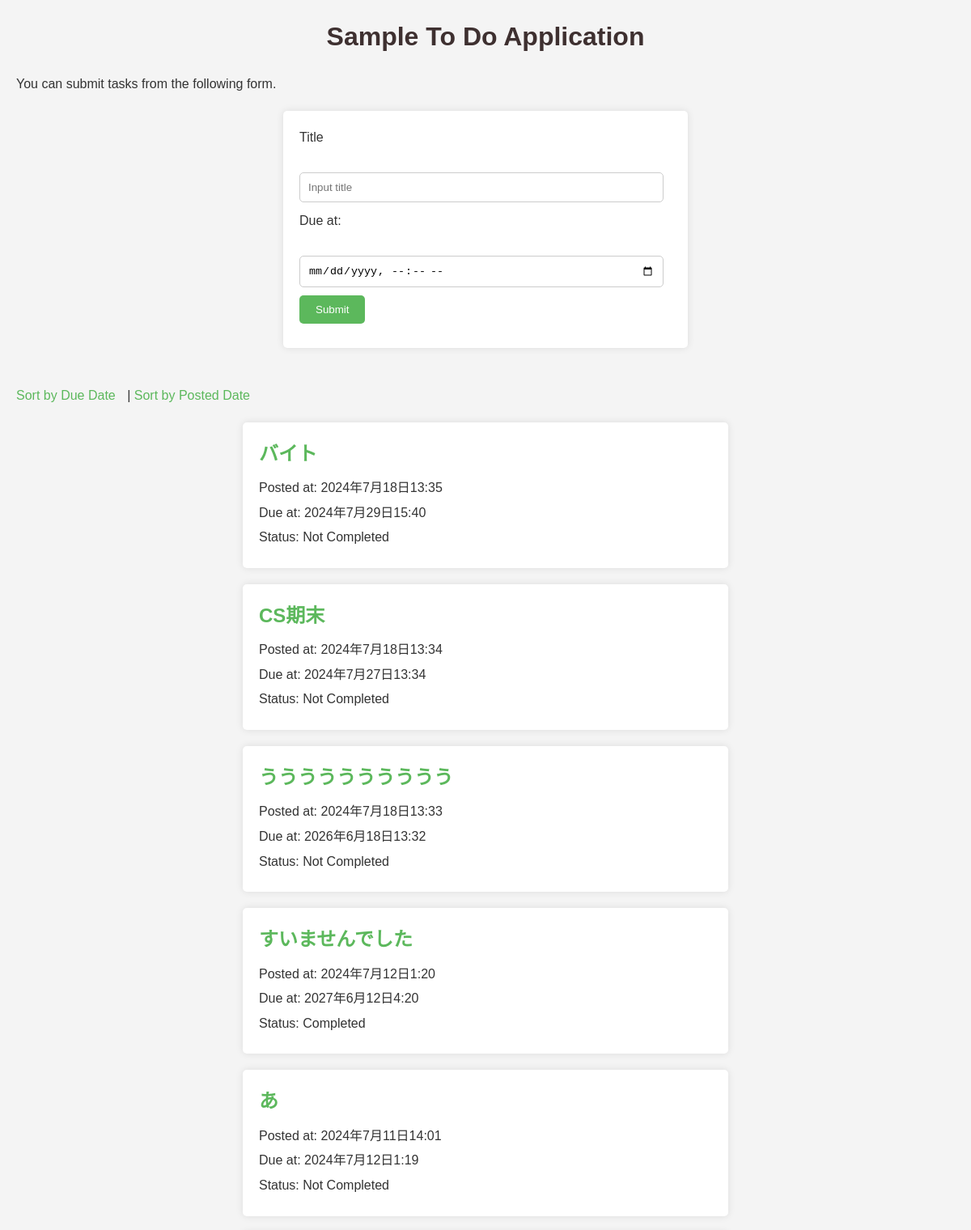
Before: / (upper part) with the older database file.
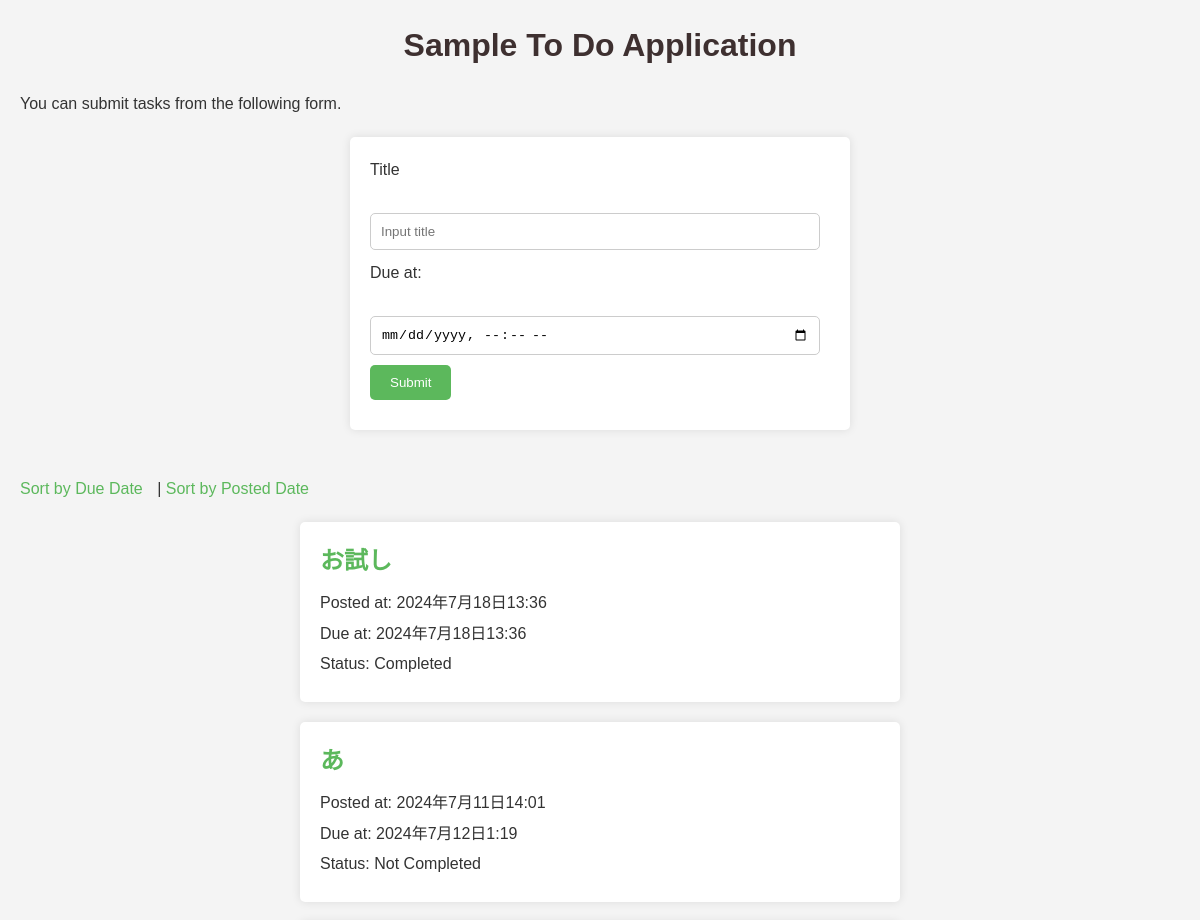
After: the same page with the newer database file.
### todo/models.py (models this page shows, shortened)
class Task(models.Model):
    title = models.CharField(max_length=100)
    completed = models.BooleanField(default=False)
    posted_at = models.DateTimeField(default=timezone.now)
    due_at = models.DateTimeField(null=True, blank=True)

### todo/views.py (the view)
# urls.py: path("", todo_views.index, name="index"),
def index(request):
    if request.method == "POST":
        task = Task(
            title=request.POST["title"],
            due_at=make_aware(parse_datetime(request.POST["due_at"])),
        )
        task.save()
    if request.GET.get("order") == "due":
        tasks = Task.objects.order_by("due_at")
    else:
        tasks = Task.objects.order_by("-posted_at")
    context = {"tasks": tasks}
    return render(request, "todo/index.html", context)

### todo/templates/todo/index.html (shortened to what this page needs)
{% load static %}
<!DOCTYPE html>
<html lang="ja">
  <head>
    <link rel="stylesheet" type="text/css" href="{%static 'todo/css/index.css'%}">
  </head>
  <body>
    <h1>Sample To Do Application</h1>
    <p>You can submit tasks from the following form.</p>
    <form action="{% url 'index' %}" method="post">
      <div>
        <label for="titleInput">Title</label><br>
        <input id="titleInput" name="title" type="text" placeholder="Input title">
      </div>
      <div>
        <label for="dueInput">Due at:</label><br>
        <input id="dueInput" name="due_at" type="datetime-local">
      </div>
      <div>
        <button type="submit">Submit</button>
      </div>
    </form>
    <br>
    <div>
      <a href="{% url 'index' %}?order=due">Sort by Due Date</a> |
      <a href="{% url 'index' %}?order=post">Sort by Posted Date</a>
    </div>
    {% for task in tasks %}
    <div class="text">
      <h2><a href="{% url 'detail' task.id %}">{{task.title }}</a></h2>
      <ul>
        <li>Posted at: {{ task.posted_at }}</li>
        {% if task.due_at %}
        <li>Due at: {{ task.due_at }}</li>
        {% endif %}
        {% if task.completed %}
        <li>Status: Completed</li>
        {% else %}
        <li>Status: Not Completed</li>
        {% endif %}
      </ul>
    </div>
    {% endfor %}
  </body>
</html>

Changed rows visible on the page:
removed Task: title "バイト", posted_at "2024年7月18日13:35", due_at "2024年7月29日15:40", completed "Status: Not Completed"
removed Task: title "CS期末", posted_at "2024年7月18日13:34", due_at "2024年7月27日13:34", completed "Status: Not Completed"
removed Task: title "うううううううううう", posted_at "2024年7月18日13:33", due_at "2026年6月18日13:32", completed "Status: Not Completed"
removed Task: title "すいませんでした", posted_at "2024年7月12日1:20", due_at "2027年6月12日4:20", completed "Status: Completed"
added Task: title "お試し", posted_at "2024年7月18日13:36", due_at "2024年7月18日13:36", completed "Status: Completed"
